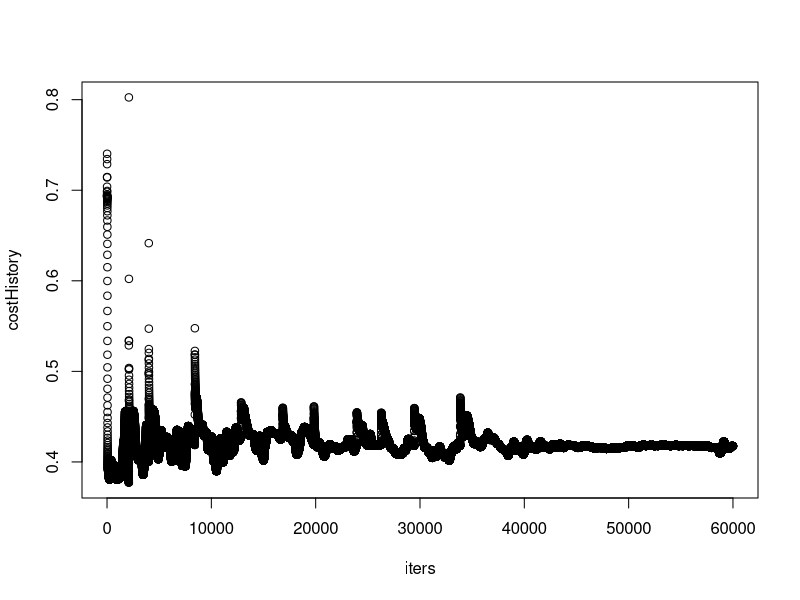

Generate this figure with R:
set.seed(2137)
data <- read.csv("iris.csv") # importowanie danych
data <- data[sample(nrow(data)), ] #losowanie rzedow
dataTrain <- 0.8 * nrow(data) # podział danych
train <- data[1:dataTrain, ] # dane treningowe
test <- data[(dataTrain+1):nrow(data), ] # dane testowe
xTrain <- scale(train[, (1:2)]) # standaryzacja danych (scale)
yTrain <- train$y # odwolanie sie do wyjscia algorytmu
dim(yTrain) <- c(length(yTrain),1) # wymiar wektora
xTest <- scale(test[, (1:2)]) # standaryzacja danych (scale)
yTest <- test$y # odwolanie sie do wyjscia algorytmu
dim(yTest) <- c(length(yTest),1) # wymiar wektora
xTrain <- as.matrix(xTrain, byrow=TRUE) # wypalnianie macierzy wiersz po wierszu
xTrain <- t(xTrain) # transponacja macierzy zeby latwiej liczyc
yTrain <- as.matrix(yTrain, byrow=TRUE)
yTrain <- t(yTrain)
xTest <- as.matrix(xTest, byrow=TRUE)
xTest <- t(xTest)
yTest <- as.matrix(yTest, byrow=TRUE)
yTest <- t(yTest)
getLayerSize <- function(x, y,hiddenNeurons, train=TRUE){
  nx <- dim(x)[1] # wymiar warstwy wejsciowej
  nh <- hiddenNeurons # wymiar warstwy ukrytej
  ny <- dim(y)[1] # wymiar warstwy wyjsciowej
  size <- list("nx" = nx,
               "nh" = nh,
               "ny" = ny)
  return(size)
  }
layerSize <- getLayerSize(xTrain, yTrain, hiddenNeurons = 2)
initializeParameters <- function(x, listLayerSize){
  m <- dim(data.matrix(x))[4]
  nx <- listLayerSize$nx
  nh <- listLayerSize$nh
  ny <- listLayerSize$ny
  w1 <- matrix(runif(nh * nx), nrow = nh, ncol = nx, byrow = TRUE) * 0.01
  b1 <- matrix(rep(0, nh), nrow = nh)
  w2 <- matrix(runif(ny * nh), nrow = ny, ncol = nh, byrow = TRUE) * 0.01
  b2 <- matrix(rep(0, ny), nrow = ny)
  parameters <- list("w1" = w1, "b1" = b1, "w2" = w2, "b2" = b2)
  return (parameters)
}
initializationParameters <- initializeParameters(xTrain, layerSize)
lapply(initializationParameters, function(x) dim(x))
sigmoid <- function(x){
    return(1 / (1 + exp(-x)))
} # funkcja aktywacji (sigmoidalna)
forwardPropagation <- function(x, parameters, listLayerSize){
  m <- dim(x)[2]
  nh <- listLayerSize$nh
  ny <- listLayerSize$ny
  w1 <- parameters$w1
  b1 <- parameters$b1
  w2 <- parameters$w2
  b2 <- parameters$b2
  b1New <- matrix(rep(b1, m), nrow = nh)
  b2New <- matrix(rep(b2, m), nrow = ny)
  z1 <- w1 %*% x + b1New
  a1 <- sigmoid(z1)
  z2 <- w2 %*% a1 + b2New
  a2 <- sigmoid(z2)
  cache <- list("z1" = z1,
                "a1" = a1,
                "z2" = z2,
                "a2" = a2)
  return (cache)
}
forwardPropagationx <- forwardPropagation(xTrain, initializationParameters, layerSize)
lapply(forwardPropagationx, function(x) dim(x)) # dane jako lista
computeCost <- function(x, y, cache) {
    m <- dim(x)[2]
    a2 <- cache$a2
    logprobs <- (log(a2) * y) + (log(1-a2) * (1-y))
    cost <- -sum(logprobs/m)
    return (cost)
}
cost <- computeCost(xTrain, yTrain, forwardPropagationx)
cost
backwardPropagation <- function(x, y, cache, parameters, listLayerSize){
    m <- dim(x)[2]
    nx <- listLayerSize$nx
    nh <- listLayerSize$nh
    ny <- listLayerSize$ny
    a2 <- cache$a2
    a1 <- cache$a1
    w2 <- parameters$w2
    dz2 <- a2 - y
    dw2 <- 1/m * (dz2 %*% t(a1))
    db2 <- matrix(1/m * sum(dz2), nrow = ny)
    db2New <- matrix(rep(db2, m), nrow = ny)
    dz1 <- (t(w2) %*% dz2) * (1 - a1^2)
    dw1 <- 1/m * (dz1 %*% t(x))
    db1 <- matrix(1/m * sum(dz1), nrow = nh)
    db1New <- matrix(rep(db1, m), nrow = nh)
    grads <- list("dw1" = dw1,
                  "db1" = db1,
                  "dw2" = dw2,
                  "db2" = db2)
    return(grads)
}
updateParameters <- function(grads, parameters, learningRate){
    w1 <- parameters$w1
    b1 <- parameters$b1
    w2 <- parameters$w2
    b2 <- parameters$b2
    dw1 <- grads$dw1
    db1 <- grads$db1
    dw2 <- grads$dw2
    db2 <- grads$db2
    w1 <- w1 - learningRate * dw1
    b1 <- b1 - learningRate * db1
    w2 <- w2 - learningRate * dw2
    b2 <- b2 - learningRate * db2
    updatedParameters <- list("w1" = w1,
                           "b1" = b1,
                           "w2" = w2,
                           "b2" = b2)
    return (updatedParameters)
}
trainModel <- function(x, y, numerIteration, hiddenNeurons, lr){
    layerSize <- getLayerSize(x, y, hiddenNeurons)
    initializeParameters <- initializeParameters(x, layerSize)
    costHistory <- c()
    iters <- c()
    for (i in 1:numerIteration) {
        forwardPropagation <- forwardPropagation(x, initializeParameters, layerSize)
        cost <- computeCost(x, y, forwardPropagation)
        backwardPropagation <- backwardPropagation(x, y, forwardPropagation, initializeParameters, layerSize)
        updateParameters <- updateParameters(backwardPropagation, initializeParameters, learningRate = lr)
        initializeParameters <- updateParameters
        costHistory <- c(costHistory, cost)
        iters <- c(iters, i)
        if (i %% 100 == 0) cat("Iteration", i, " | Cost: ", cost, "\n")
    }
    plot(iters, costHistory)
    modelOut <- list("updateParameters" = updateParameters,
                      "costHistory" = costHistory)
    return (modelOut)
}

##
Epochs = 60000
Hidden_Neurons = 40
Learning_Rate = 0.9
##

trainModel <- trainModel(xTrain, yTrain, hiddenNeurons = Hidden_Neurons, numerIteration = Epochs, lr = Learning_Rate)
makePrediction <- function(x, y, hiddenNeurons){
    layerSize <- getLayerSize(x, y, hiddenNeurons)
    parameters <- trainModel$updateParameters
    forwardPropagation <- forwardPropagation(x, parameters, layerSize)
    prediction <- forwardPropagation$a2
    return (prediction)
}
yPrediction <- makePrediction(xTest, yTest, Hidden_Neurons)
yPrediction <- round(yPrediction)
tb <- table(yTest, yPrediction)
cat("Confusion Matrix: \n")
tb
calculateStats <- function(tb, modelName) {
  acc <- (tb[1] + tb[4])/(tb[1] + tb[2] + tb[3] + tb[4])
  cat(modelName, "\n")
  cat("\tAccuracy = ", acc*100, "%.")
}
calcStats <- calculateStats(tb, "Irises:")
